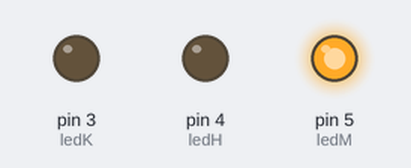
A sketch run on a simulated Arduino Uno, built with avr-gcc and run on an emulated ATmega328P. On the bench: output pins drawn as LEDs (lit = HIGH).

Above: at 0.2 s.
At 3.2 s:
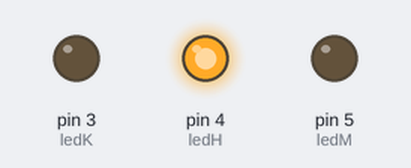
At 5.2 s:
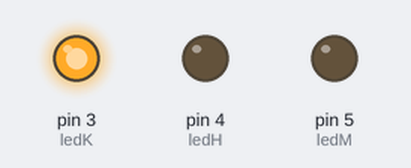
At 6.7 s:
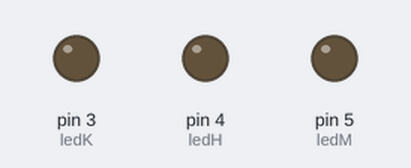
Timing chart, 0 to 7.8 s (numbered marks = the images above):
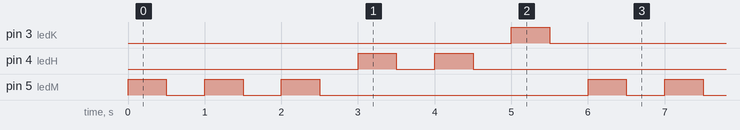

The sketch:

function.ino
```cpp
const int ledK = 3;
const int ledH = 4;
const int ledM = 5;

void setup() {
  pinMode(ledK, OUTPUT);
  pinMode(ledH, OUTPUT);
  pinMode(ledM, OUTPUT);
}

void loop() {
  kedip(3,ledM,500);
  kedip(2,ledH,500);
  kedip(1,ledK,500);
}

void kedip(int k, int led, int d) {
  int i = 1;
  while(i<=k) {
    digitalWrite(led, HIGH);
    delay(d);
    digitalWrite(led, LOW);
    delay(d);
    i++;
  }

  /* Function with For Loop
  for(int i=1;i<=k;i++) {
    digitalWrite(led, HIGH);
    delay(d);
    digitalWrite(led, LOW);
    delay(d);
  }*/
}
```

Measured:
- by itself, pin 3 (ledK): alternates HIGH for 0.50 s and LOW for 5.5 s
- by itself, pin 4 (ledH): repeats every 6.0 s: LOW 0.50 s, HIGH 0.50 s, LOW 4.5 s, HIGH 0.50 s
- by itself, pin 5 (ledM): repeats every 6.0 s: 2 × (LOW 0.50 s, HIGH 0.50 s), LOW 3.5 s, HIGH 0.50 s
